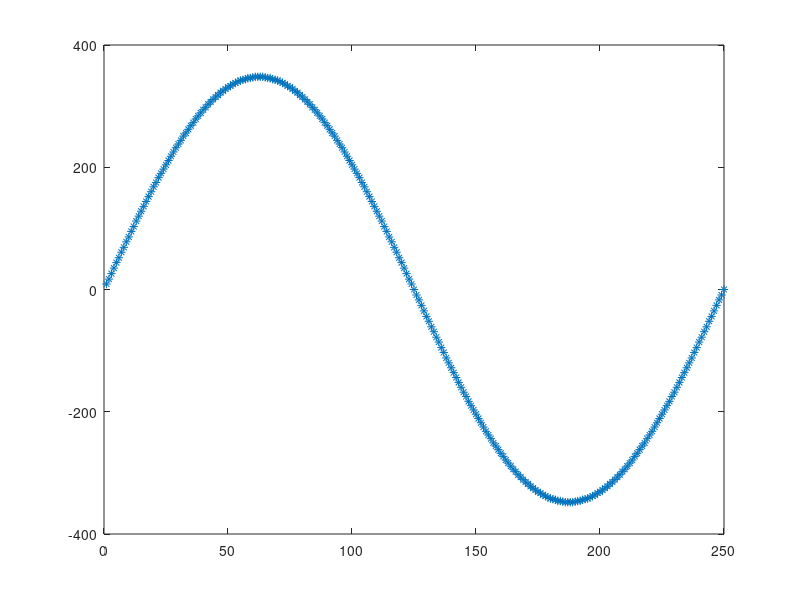

Here is the MATLAB script that generated this plot:
clear all 
close all 

N= 250 ; % nbr of points 
fn=(2*pi)/N ; % the "sample frequency"
A = 512 ; % the magnitude 
voltage_sf = 0.67925 ; % the scale factor of the software for the ADC 
offset = 0 ; %1023 ; % offset the signal 

sin_array = zeros(1,N) ; % init the array 

for i=1:N
    sin_array(i) = round((A*sin(fn*i)+offset)*voltage_sf)  ;  % we use "round" because it is an array of int 
end 

%% plot 

plot(sin_array,'*') 


%% export in a file 

dlmwrite('sin_ref',sin_array) ; 